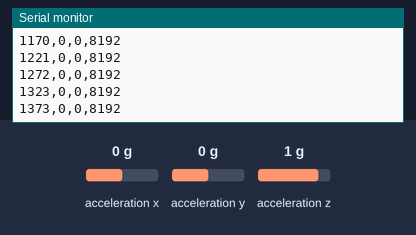
Bench run of a sketch on a simulated ESP32. Parts: the last lines printed to the serial monitor. Wiring (inferred from the names in the program): MPU-9250 motion sensor at I2C address 0x68. The test bench sets the inputs (shaded band); at power-on: acceleration x 0 g, acceleration y 0 g, acceleration z 1 g.

Above: at 1.4 s.
1.5 s: acceleration x set to -1.4 g
At 1.54 s:
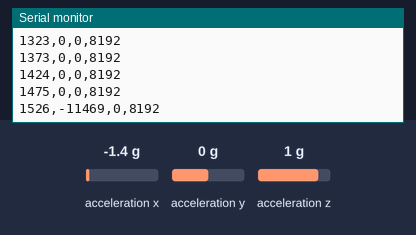
3.0 s: acceleration y set to -1.4 g
At 3.02 s:
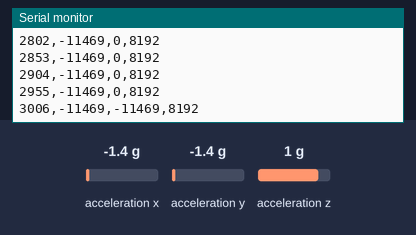
4.5 s: acceleration z set to -1.4 g
At 4.5 s:
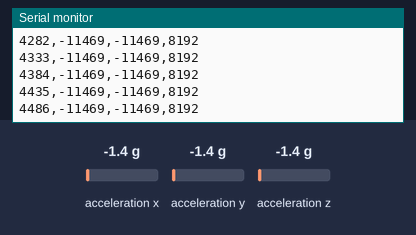
Timing chart, 0 to 7.5 s (numbered marks = the images above; inputs shaded):
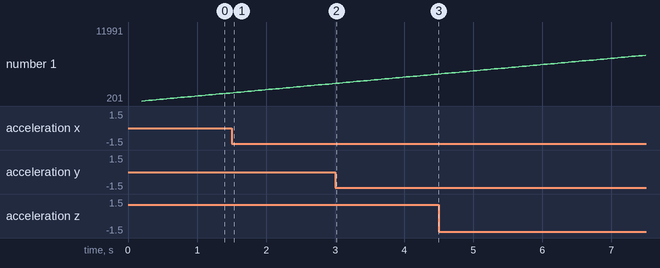

The sketch:

sketch_oct23a.ino
```cpp
#include <Wire.h>

#define MPU_ADDR 0x68
#define SDA_PIN 21
#define SCL_PIN 22

int16_t read16() {
  uint8_t highByte = Wire.read();
  uint8_t lowByte = Wire.read();

  return (int16_t)((highByte << 8) | lowByte);
}

bool readAccel(int16_t &ax, int16_t &ay, int16_t &az) {
  Wire.beginTransmission(MPU_ADDR);
  Wire.write(0x3B);

  if (Wire.endTransmission(false) != 0) {
    return false;
  }

  if (Wire.requestFrom(MPU_ADDR, 6, true) != 6) {
    return false;
  }

  ax = read16();
  ay = read16();
  az = read16();

  return true;
}

void setup() {
  Serial.begin(115200);
  Wire.begin(SDA_PIN, SCL_PIN);

  // Wake up the MPU6500
  Wire.beginTransmission(MPU_ADDR);
  Wire.write(0x6B);
  Wire.write(0x01);
  Wire.endTransmission();

  delay(100);

  // Set accelerometer range to +/-4g
  Wire.beginTransmission(MPU_ADDR);
  Wire.write(0x1C);
  Wire.write(0x08);
  Wire.endTransmission();

  delay(100);

  // CSV header for Python
  Serial.println("timestamp,ax,ay,az");
}

void loop() {
  int16_t ax, ay, az;

  if (readAccel(ax, ay, az)) {
    Serial.print(millis());
    Serial.print(",");
    Serial.print(ax);
    Serial.print(",");
    Serial.print(ay);
    Serial.print(",");
    Serial.println(az);
  }

  // Approximately 20 samples per second
  delay(50);
}
```

Measured:
- after the input at 1.5 s, the serial monitor: prints a new line at once (image 1)
- plotted number 1: 1475 → 2955 after the input at 1.5 s
